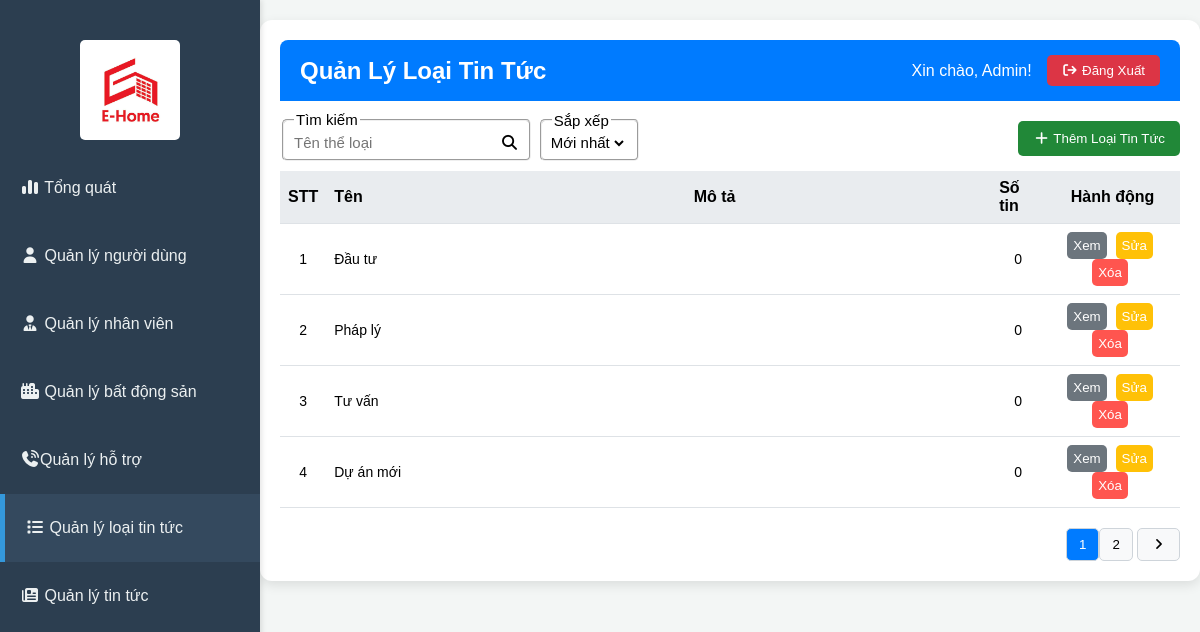
Page /admin/index.php?act=typeNews on the committed database.
### tables this page shows
CREATE TABLE `typenews` (
  `id` int(11) NOT NULL,
  `name` varchar(256) NOT NULL,
  `description` text DEFAULT NULL
);

### admin/controllers/typeNewsController/index.php (called while the page is built, shortened)
<?php
$limit = 4;
$total = mysqli_query($conn, "SELECT * FROM `typenews` WHERE name LIKE '%" . $_SESSION['search-type-news'] . "%'");
$current_page = isset($_GET['page']) ? $_GET['page'] : 1;
$total_page = ceil(mysqli_num_rows($total) / $limit);
$start = ($current_page - 1) * $limit;
$sql_list = "SELECT tn.*, COUNT(n.id) as newsCount
             FROM `typenews` tn
             LEFT JOIN `news` n ON tn.id = n.typeId
             WHERE tn.name LIKE '%" . $_SESSION['search-type-news'] . "%'
             GROUP BY tn.id
             ORDER BY tn.id " . $_SESSION['sort-type-news'] . "
             LIMIT $start, $limit";
$listTypeNewsResult = mysqli_query($conn, $sql_list);
if ($listTypeNewsResult) {
  $listTypeNews = mysqli_fetch_all($listTypeNewsResult, MYSQLI_ASSOC);
} else {
  error('Lấy thông tin loại tin tức thất bại!', 'index.php?act=typeNews');
}
include "./views/page/typeNews.php";
return;

### admin/index.php (called while the page is built, shortened)
<?php
    include "views/header.php";
    include "controllers/adminController.php";
    include "views/footer.php"
?>

### admin/views/page/typeNews.php (the view, shortened to what this page needs)
<div class="main-content">
    <header class="top-header">
        <h2>Quản Lý Loại Tin Tức</h2>
        <div class="user-info">
            <span>Xin chào, Admin!</span>
            <button><i class="fa-solid fa-arrow-right-from-bracket"></i> Đăng Xuất</button>
        </div>
    </header>
    <div class="content-area">
        <div style="display:flex; justify-content: space-between; padding: 10px 0 5px;align-items: center;">
            <div style="display:flex; gap: 5px; justify-content: center; padding: 0 0 5px;align-items: center;">
                <fieldset>
                    <legend>Tìm kiếm</legend>
                    <form action="" method="post" class="admin__form-search">
                        <input type="text" value="<?php echo isset($_SESSION['search-type-news']) && $_SESSION['search-type-news'] !== '' ? htmlspecialchars($_SESSION['search-type-news']) : ''; ?>" name="search-type-news" placeholder="Tên thể loại" autocomplete="off">
                        <button type="submit"><i class="fa-solid fa-magnifying-glass"></i></button>
                    </form>
                </fieldset>
                <fieldset>
                    <legend>Sắp xếp</legend>
                    <form action="" method="post" class="admin__form-search">
                        <select name="sort-type-news" id="" onchange="this.form.submit()">
                            <option value="desc" <?php if ($_SESSION['sort-type-news'] === 'desc') echo 'selected' ?>>
                                Mới nhất
                            </option>
                        </select>
                    </form>
                </fieldset>
            </div>
            <button class="add-typeNews-button"><i class="fa-solid fa-plus"></i> Thêm Loại Tin Tức</button>
        </div>
        <div class="data-table">
            <table>
                <thead>
                    <tr>
                        <th style="width: 5%; text-align: center;">STT</th>
                        <th style="width: 40%">Tên</th>
                        <th style="width: 34%">Mô tả</th>
                        <th style="width: 6%">Số tin</th>
                        <th style="width: 15%; text-align: center;">Hành động</th>
                    </tr>
                </thead>
                <tbody>
                    <?php
                    $stt = (($current_page - 1) * $limit) + 1;
                    foreach ($listTypeNews as $key => $value) {
                    ?>
                        <tr>
                            <td data-label="STT" style="text-align: center;"><?= $stt ?></td>
                            <td data-label="Tên"><?= $value["name"] ?></td>
                            <td data-label="Mô tả"><?= $value["description"] ?></td>
                            <td data-label="Số tin" style="text-align: center;"><?= $value["newsCount"] ?></td>
                            <td data-label="Hành động" style="text-align: center;">
                                <button class="action-button view">Xem</button>
                                <button class="action-button edit">Sửa</button>
                                <button class="action-button del">Xóa</button>
                            </td>
                        </tr>
                    <?php
                        $stt++;
                    } ?>
                </tbody>
            </table>
        </div>
        <div class="pagination">
            <div>
                <?php
                if ($total_page > 1) {
                    for ($i = 1; $i <= $total_page; $i++) {
                        if ($i != $current_page) {
                            if ($i > $current_page - 3 && $i < $current_page + 3) {
                                echo '<a href="?act=typeNews&page=' . $i . '"><button class="page-button">' . $i . '</button></a>';
                            }
                        } else {
                            echo '<button class="page-button active" disable>' . $i . '</button>';
                        }
                    }
                    if ($current_page < $total_page) {
                        echo ' <a href="?act=typeNews&page=' . ($current_page + 1) . '"><button class="page-button"><i class="fa-solid fa-angle-right"></i></button></a>';
                    }
                }
                ?>
            </div>
        </div>
    </div>

### admin/views/css/header.css (style rules this page uses)
body { font-family: Arial, sans-serif; margin: 0; background-color: hsl(160, 16%, 96%); display: flex; }

### admin/views/css/body.css (style rules this page uses)
.main-content { width: 75%; margin: 20px auto; padding: 20px; background-color: #ffffff; border-radius: 12px; box-shadow: 0 4px 12px rgba(0, 0, 0, 0.1); }
.top-header { display: flex; justify-content: space-between; align-items: center; background-color: #007bff; color: white; padding: 15px 20px; border-radius: 8px 8px 0 0; }
.top-header h2 { margin: 0; }
.user-info { display: flex; align-items: center; }
.user-info span { margin-right: 15px; }
.user-info button { background-color: #dc3545; color: white; border: none; padding: 8px 15px; border-radius: 5px; cursor: pointer; transition: background-color 0.3s; }
.add-news-button, .add-typeNews-button, .add-broker-button, .add-typeRentalProperty-button, .add-apartment-button, .add-user-button { background-color: #28a745; color: white; border: none; padding: 10px 15px; border-radius: 5px; cursor: pointer; transition: background-color 0.3s; }
.add-news-button, .add-typeNews-button, .add-broker-button, .add-typeRentalProperty-button, .add-apartment-button, .add-user-button:hover { background-color: #218838; }
.data-table { overflow-x: auto; margin-bottom: 20px; }
.data-table table { width: 100%; border-collapse: collapse; }
.data-table th { padding: 8px; text-align: left; border-bottom: 1px solid #dee2e6; }
.data-table td { padding: 8px; font-size: 14px; text-align: left; border-bottom: 1px solid #dee2e6; }
.data-table th { background-color: #e9ecef; font-weight: bold; }
.pagination { display: flex; justify-content: flex-end; }
.page-button { padding: 8px 12px; border: 1px solid #ced4da; border-radius: 5px; background-color: #f8f9fa; cursor: pointer; }
.page-button.active { background-color: #007bff; color: white; }

### admin/views/css/account.css (style rules this page uses)
.action-button { padding: 6px; border: none; border-radius: 5px; cursor: pointer; margin-right: 5px; color: white; transition: opacity 0.3s; }
.action-button.view { background-color: #17a2b8; }
.action-button.edit { background-color: #ffc107; }
.action-button.del { background-color: #ff0f07b4; }

### admin/views/css/modal.css (style rules this page uses)
.action-button.view { background-color: #6c757d; color: white; }

### rows in the picture
typenews: name "Đầu tư", newsCount "0"
typenews: name "Pháp lý", newsCount "0"
typenews: name "Tư vấn", newsCount "0"
typenews: name "Dự án mới", newsCount "0"
